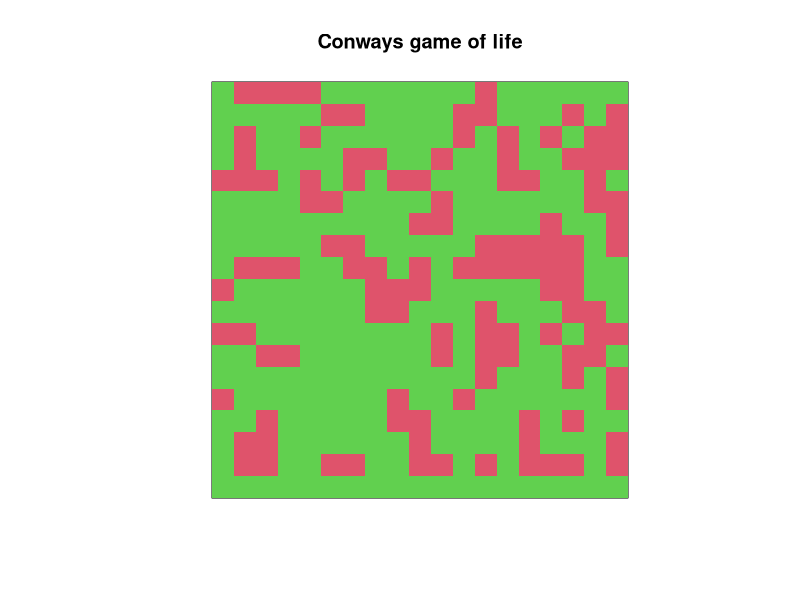
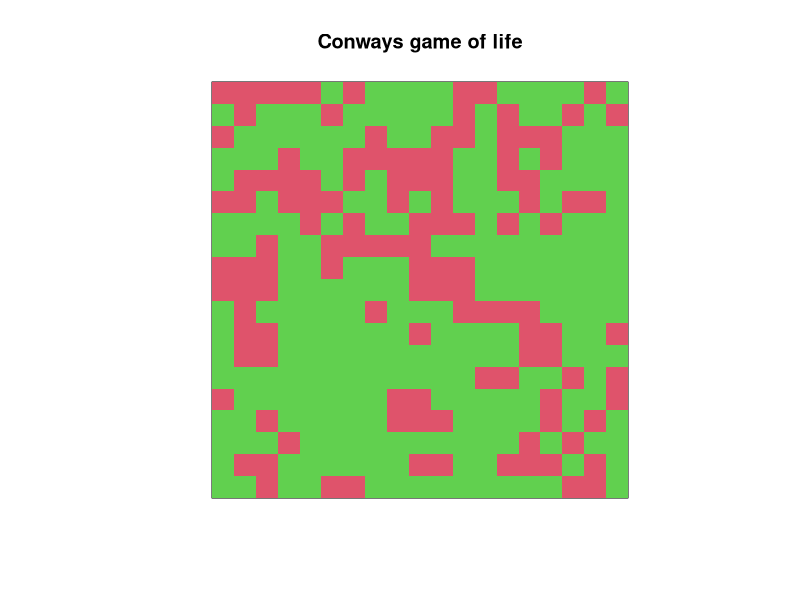
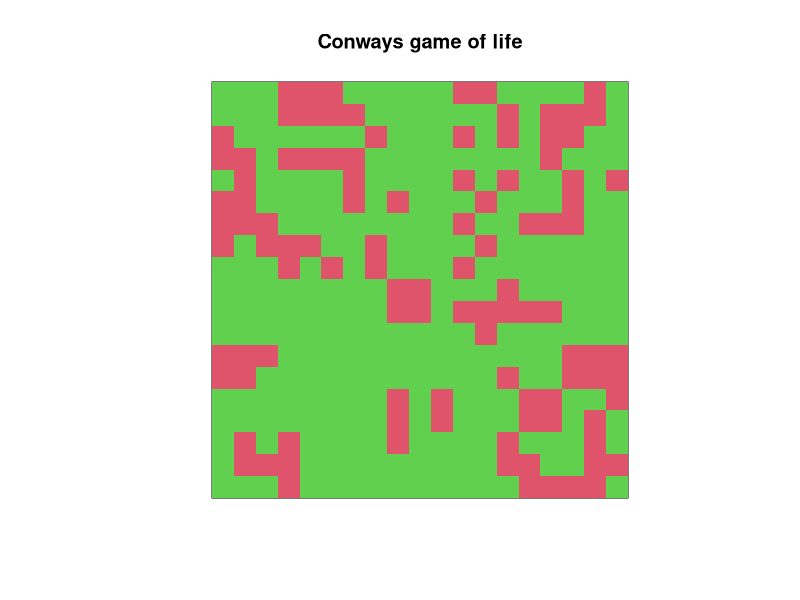
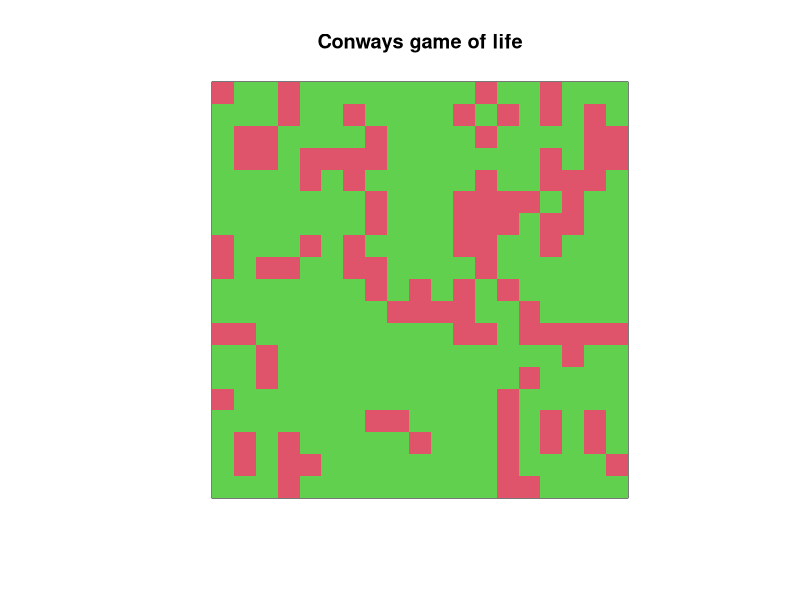
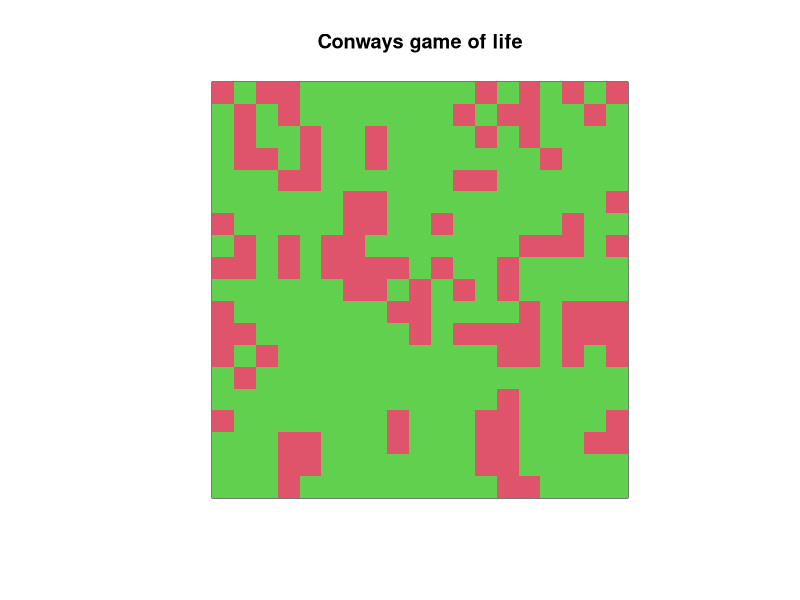
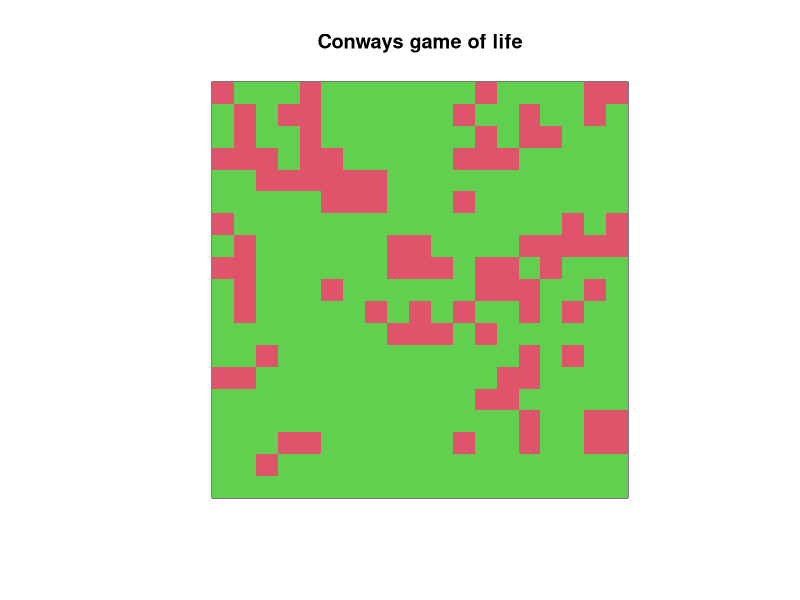
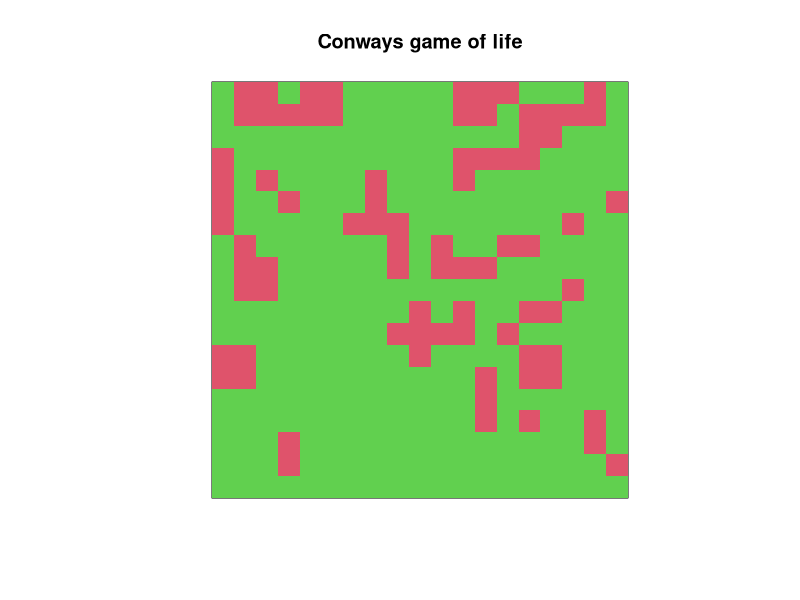
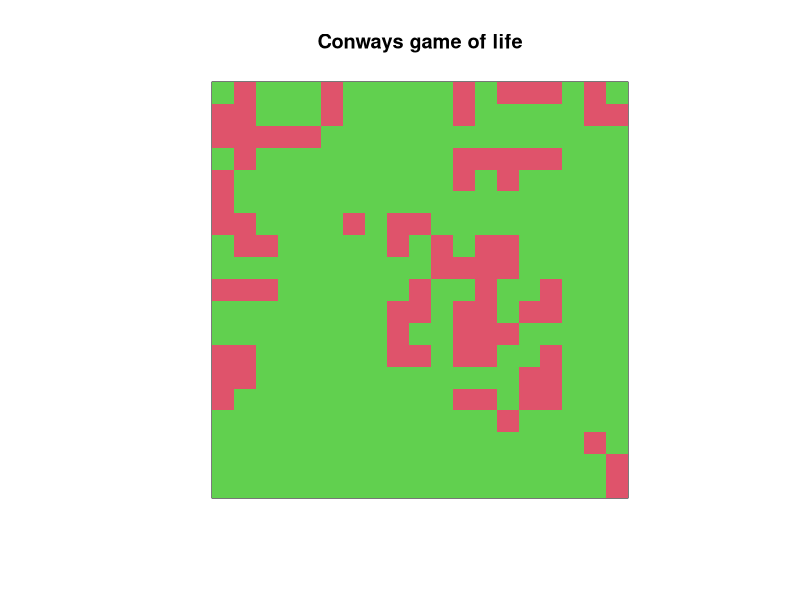

Write R code to recreate these figures, in order.
n=20
a=matrix(rbinom((n+2)^2,1,prob=0.3),n+2)

extra_cell <- function(n,a){
  a[1,2:n+1] = a[n+1,2:n+1] #Top line
  a[n+2,2:n+1] = a[2,2:n+1] #Bottom line
  a[2:(n+1),1] = a[2:(n+1),n+1] #Left line
  a[2:(n+1),n+2] = a[2:(n+1),2] #Right line
  
  a[1,1] = a[n+1,n+1]
  a[1,n+2] = a[n+1,2]
  a[n+2,1] = a[2,n+1]
  a[n+2,n+2] = a[2,2]
  
  a
}
neighbours <- function(a){
  n = dim(a)[1]-2
  nbr= a[1:n,1:n] + a[1:n,2:(n+1)] +a[1:n,3:(n+2)]+ #top
    a[2:(n+1),1:n] + a[2:(n+1),3:(n+2)]+ #center
    a[3:(n+2),1:n] + a[3:(n+2),2:(n+1)] + a[3:(n+2),3:(n+2)] #bottom
  
  return(nbr)
}
next_step <- function(a,nbr){
  n = dim(a)[1]-2
  b <- matrix(0,n,n)
  b[a[2:(n+1),2:(n+1)]==1 & (nbr ==2 | nbr == 3)] =1
  b[a[2:(n+1),2:(n+1)]==0 & ( nbr == 3)] =1
  a[2:(n+1),2:(n+1)]=b
  a<- extra_cell(n,a)
  a
}
plot_mat <- function(a){
  n = dim(a)[1]-2
  par(pty = "s")
  image(a[2:n+1,2:n+1],col = c(3,2),axes=F,frame.plot=T,main="Conways game of life")
}
game <- function(a,n) {
  setwd("~/Documents/Rfiles/T_09/images")
  a<-extra_cell(n,a)
  for (i in 1:30){
    nbr<-neighbours(a)
    a<-next_step(a,nbr)
    name <- paste0("plot",i,".png")
    png(name)
    plot_mat(a)
    Sys.sleep(0.1)
    dev.off()
  }
}
game(a,n)